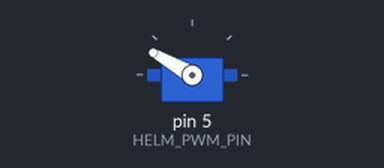
The sketch below on a simulated Arduino Uno, built with avr-gcc and run on an emulated ATmega328P. Shown: servo.

Above: at 0.05 s.
At 10.0 s:
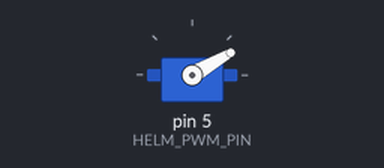
Timing chart, 0 to 13.0 s (numbered marks = the images above):
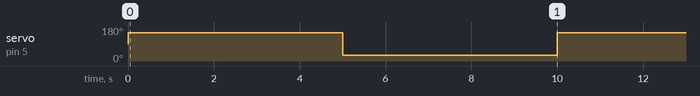

The sketch:

servo.ino
```cpp
#include <stdint.h>
#include <Arduino.h>
#include <Servo.h>

#define HELM_PWM_PIN 5
#define HELM_PWM_RANGE_MIN 500
#define HELM_PWM_RANGE_MAX 2500


Servo helmServo;
uint32_t next;
bool rising;

int pos;

void setup() {

    //Serial.begin(9600);

    helmServo.attach(
        HELM_PWM_PIN,
        HELM_PWM_RANGE_MIN,
        HELM_PWM_RANGE_MAX
    );

    next = millis();
    rising = true;

}

void loop() {


    //Serial.print(millis());
    //Serial.print(":");
    //Serial.println(next);

    //helmServo.write(105);
    //delay(15000);
    //helmServo.write(45);
    //delay(15000);

    if (millis() > next) {

        if (rising) {
            helmServo.write(150);
            rising = false;
        } else {
            helmServo.write(30);
            rising = true;
        }

        // repeat again in 5 seconds.
        next += 5000;
    }
}
```

Measured:
- by itself, servo on pin 5 (HELM_PWM_PIN): alternates 150° for 5.0 s and 30° for 5.0 s
